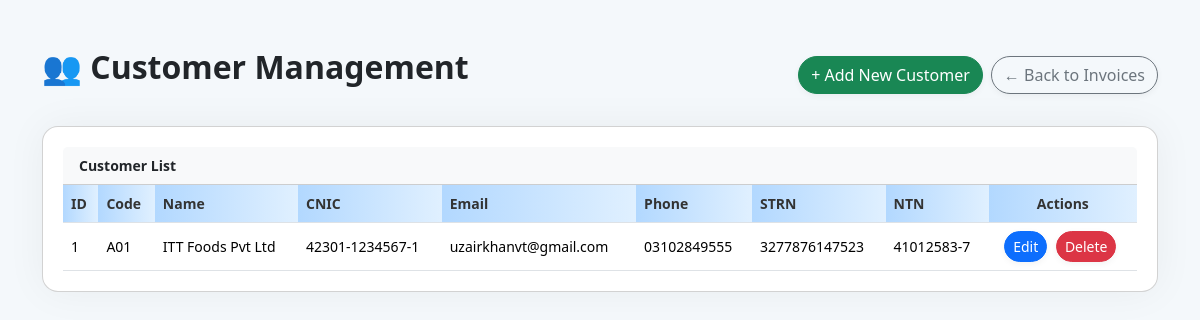
Before: /customers.php with the older database file.
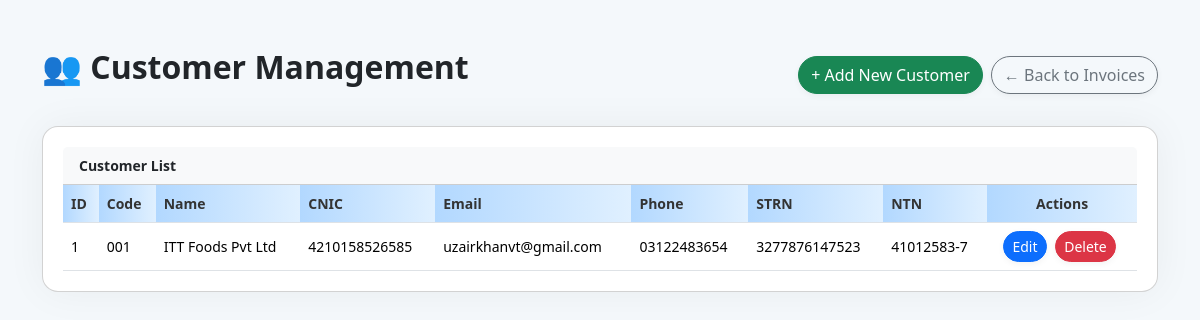
After: the same page with the newer database file.
### tables this page shows
CREATE TABLE `customers` (
  `id` int(11) NOT NULL,
  `code` varchar(50) NOT NULL,
  `name` varchar(255) NOT NULL,
  `cnic` varchar(20) NOT NULL,
  `email` varchar(255) NOT NULL,
  `phone` varchar(50) DEFAULT NULL,
  `address` text DEFAULT NULL,
  `city` varchar(100) DEFAULT NULL,
  `strn` varchar(50) DEFAULT NULL,
  `ntn` varchar(50) DEFAULT NULL,
  `created_at` timestamp NOT NULL DEFAULT current_timestamp()
);

### customers.php (the view, shortened to what this page needs)
<?php
require 'db.php';
$stmt = $pdo->query("SELECT * FROM customers ORDER BY name");
$customers = $stmt->fetchAll();
?>
<!DOCTYPE html>
<html lang="en">
<head>
    <link href="https://cdn.jsdelivr.net/npm/bootstrap@5.3.2/dist/css/bootstrap.min.css" rel="stylesheet" />
</head>
<body>
    <div class="container py-5">
        <div class="page-header mb-4">
            <h2 class="fw-bold mb-3">👥 Customer Management</h2>
            <div class="d-flex flex-wrap gap-2">
                <a href="add_customer.php" class="btn btn-success">+ Add New Customer</a>
                <a href="index.php" class="btn btn-outline-secondary">← Back to Invoices</a>
            </div>
        </div>
        <div class="card">
            <div class="card-header bg-light text-dark fw-semibold">
                Customer List
            </div>
            <div class="card-body p-0">
                <div class="table-responsive">
                    <table class="table table-hover mb-0 align-middle">
                        <thead>
                            <tr>
                                <th>ID</th>
                                <th>Code</th>
                                <th>Name</th>
                                <th>CNIC</th>
                                <th>Email</th>
                                <th>Phone</th>
                                <th>STRN</th>
                                <th>NTN</th>
                                <th class="text-center">Actions</th>
                            </tr>
                        </thead>
                        <tbody>
                            <?php
                            $i = 1;
                            foreach ($customers as $c):
                            ?>
                                <tr>
                                    <td><?= $i++ ?></td>
                                    <td><?= htmlspecialchars($c['code']) ?></td>
                                    <td><?= htmlspecialchars($c['name']) ?></td>
                                    <td><?= htmlspecialchars($c['cnic']) ?></td>
                                    <td><?= htmlspecialchars($c['email']) ?></td>
                                    <td><?= htmlspecialchars($c['phone']) ?></td>
                                    <td><?= htmlspecialchars($c['strn']) ?></td>
                                    <td><?= htmlspecialchars($c['ntn']) ?></td>
                                    <td class="text-center action-buttons">
                                        <a href="edit_customer.php?id=<?= $c['id'] ?>" class="btn btn-sm btn-primary">Edit</a>
                                        <a href="delete_customer.php?id=<?= $c['id'] ?>" class="btn btn-sm btn-danger" onclick="return confirm('Delete this customer?')">Delete</a>
                                    </td>
                                </tr>
                            <?php endforeach; ?>
                        </tbody>
                    </table>
                </div>
            </div>
        </div>
    </div>
</body>
</html>

### customers.php (style rules this page uses)
body { background: #f4f8fb; font-family: 'Segoe UI', sans-serif; font-size: 14px; }
.page-header { display: flex; justify-content: space-between; align-items: center; flex-wrap: wrap; }
.btn { border-radius: 50px; box-shadow: 0 2px 6px rgba(0, 0, 0, 0.05); }
.table th, .table td { vertical-align: middle !important; }
.card { border-radius: 1rem; box-shadow: 0 0 40px rgba(0, 0, 0, 0.05); overflow: hidden; background: #ffffff; padding: 20px; }
.table thead th { background: linear-gradient(90deg, #b2d8ff, #e0f0ff); color: #333; }
.table td { background-color: #ffffff; }
.action-buttons a { margin-right: 5px; }

Changed rows visible on the page:
removed customers: code "A01", name "ITT Foods Pvt Ltd", cnic "42301-1234567-1", email "uzairkhanvt@gmail.com", phone "03102849555", strn "3277876147523", ntn "41012583-7"
added customers: code "001", name "ITT Foods Pvt Ltd", cnic "4210158526585", email "uzairkhanvt@gmail.com", phone "03122483654", strn "3277876147523", ntn "41012583-7"
